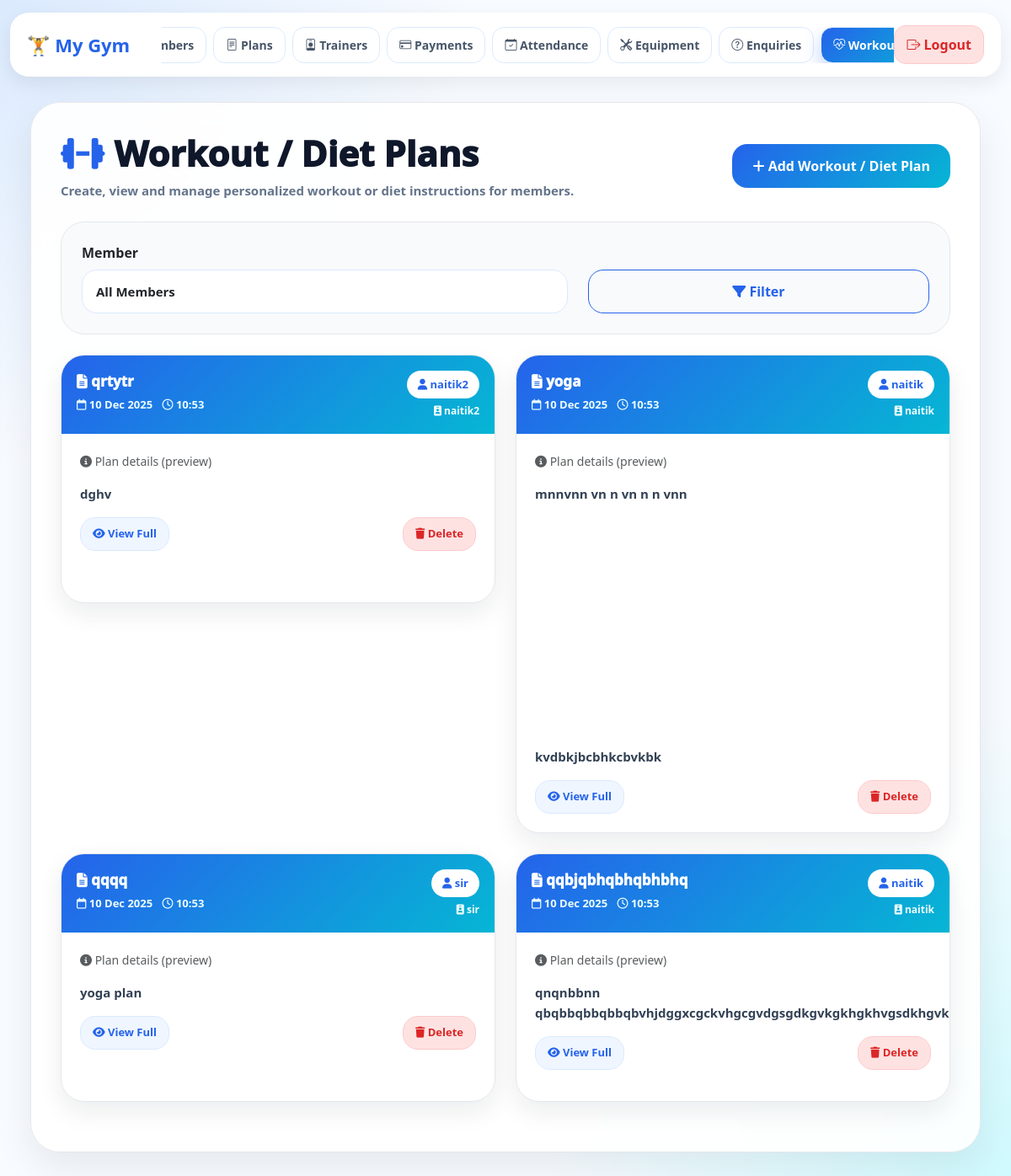
Page /adminworkoutplans/ on the committed database.
### Gym/models.py (models this page shows, shortened)
class workoutplan1(models.Model):
    wid=models.AutoField(primary_key=True)
    wname=models.CharField(max_length=50)
    wtitle=models.CharField(max_length=100)
    wdes=models.CharField(max_length=1000)

### Gym/views.py (the view)
# urls.py: path('adminworkoutplans/', views.adminworkoutplans, name='adminworkoutplans'),
def adminworkoutplans(request):
    members = gym_member.objects.all()
    member_name = request.GET.get('member')
    if member_name:
        adminworkoutplans = workoutplan1.objects.filter(wname=member_name)
    else:
        adminworkoutplans = workoutplan1.objects.all()
    return render(request, "adminworkoutplans.html", {
        "plans": adminworkoutplans,
        "members": members,
    })

### Gym/templates/adminworkoutplans.html (shortened to what this page needs)
{% load static %}
<!doctype html>
<html>
  <head>
    <link
      href="https://cdn.jsdelivr.net/npm/bootstrap@5.3.3/dist/css/bootstrap.min.css"
      rel="stylesheet"
    />
    <link
      href="https://cdnjs.cloudflare.com/ajax/libs/font-awesome/6.5.1/css/all.min.css"
      rel="stylesheet"
    />
    <link href="https://cdn.jsdelivr.net/npm/bootstrap@5.3.3/dist/css/bootstrap.min.css" rel="stylesheet">
    <link href="https://cdn.jsdelivr.net/npm/bootstrap-icons@1.11.3/font/bootstrap-icons.css" rel="stylesheet">
  </head>
  <body>
    <nav class="navbar navbar-expand-lg topbar">
      <div class="logo">🏋 My Gym</div>
      <div class="menu">
        <a href="{% url 'adminmember' %}"> Members</a>
        <a href="{% url 'adminplan' %}"><i class="bi bi-file-text"></i> Plans</a>
        <a href="{% url 'admintrainers' %}"><i class="bi bi-person-badge"></i> Trainers</a>
        <a href="{% url 'adminpayment' %}"><i class="bi bi-credit-card"></i> Payments</a>
        <a href="{% url 'adminattendance' %}"><i class="bi bi-calendar-check"></i> Attendance</a>
        <a href="{% url 'adminequipment' %}"><i class="bi bi-tools"></i> Equipment</a>
        <a href="{% url 'adminenquiries' %}"><i class="bi bi-question-circle"></i> Enquiries</a>
        <a class="nav-link active" href="{% url 'adminworkoutplans' %}"><i class="bi bi-heart-pulse"></i> Workout Plans</a>
    </div>
    <a href="{% url 'adminlogout' %}" class="logout-btn">
        <i class="bi bi-box-arrow-right"></i> Logout
    </a>
    </nav>
    <div class="page-card">
      <div class="d-flex justify-content-between align-items-center">
        <div>
          <h2 class="page-title">
            <i class="fa-solid fa-dumbbell"></i>
            Workout / Diet Plans
          </h2>
          <div class="page-desc">
            Create, view and manage personalized workout or diet instructions
            for members.
          </div>
        </div>
        <a href="{% url 'adminaddworkoutplans' %}" class="add-btn">
          <i class="fa-solid fa-plus"></i>
          Add Workout / Diet Plan
        </a>
      </div>
      <form method="get">
        <div class="filter-box">
          <div class="row">
            <div class="col-md-7">
              <label class="mb-2 fw-semibold">Member</label>
              <select class="form-select" name="member">
                <option value="">All Members</option>
              </select>
            </div>
            <div class="col-md-5">
              <label class="mb-2">&nbsp;</label>
              <button class="btn btn-outline-secondary w-100">
                <i class="fa-solid fa-filter"></i>
                Filter
              </button>
            </div>
          </div>
        </div>
      </form>
      <div class="row mt-4">
        {% for plan in plans %}
        <div class="col-lg-6 mb-4">
          <div class="plan-card">
            <div class="plan-header">
              <div class="d-flex justify-content-between">
                <div>
                  <div class="plan-title">
                    <i class="fa-solid fa-file-lines"></i>
                    {{ plan.wtitle }}
                  </div>
                  <div class="plan-meta">
                    <i class="fa-regular fa-calendar"></i>
                    10 Dec 2025
                    <i class="fa-regular fa-clock ms-2"></i>
                    10:53
                  </div>
                </div>
                <div class="text-end">
                  <div class="member-badge">
                    <i class="fa-solid fa-user"></i>
                    {{ plan.wname }}
                  </div>
                  <div class="member-small">
                    <i class="fa-solid fa-id-badge"></i>
                    {{ plan.wname|lower }}
                  </div>
                </div>
              </div>
            </div>
            <div class="plan-body">
              <div class="text-muted small mb-3">
                <i class="fa-solid fa-circle-info"></i>
                Plan details (preview)
              </div>
              <div class="plan-preview">{{ plan.wdes|truncatechars:200 }}</div>
              <div class="mt-3 d-flex justify-content-between">
                <button
                  class="btn view-btn"
                  data-bs-toggle="modal"
                  data-bs-target="#planModal{{ plan.id }}"
                >
                  <i class="fa-solid fa-eye"></i>
                  View Full
                </button>
                <a
                  href="/deleteworkoutplan/{{ plan.id }}/"
                  class="btn delete-btn"
                >
                  <i class="fa-solid fa-trash"></i>
                  Delete
                </a>
              </div>
            </div>
          </div>
        </div>
        {% empty %}
        <div class="col-12">
          <div class="alert alert-info text-center">No Workout Plans Found</div>
        </div>
        {% endfor %}
      </div>
    </div>
  </body>
</html>

### Gym/templates/adminworkoutplans.html (style rules this page uses)
* { margin:0; padding:0; box-sizing:border-box; font-family:'Segoe UI',sans-serif; }
body { min-height:100vh; background: radial-gradient(circle at top left,#dbeafe 0%,transparent 30%), radial-gradient(circle at bottom right,#cffafe 0%,transparent 30%), #f8fbff; }
.navbar { width: 98%; margin: 15px auto; background: #ffffff; border-radius: 22px; padding: 15px 20px; display: flex; align-items: center; justify-content: space-between; box-shadow: 0 8px 25px rgba(0, 0, 0, 0.08); }
.nav-link.active { background:linear-gradient(135deg,#2563eb,#06b6d4); color:white !important; box-shadow:0 10px 22px rgba(37,99,235,.28); }
.logo { display: flex; align-items: center; font-size: 22px; font-weight: 900; color: #2563eb; min-width: 160px; }
.menu { flex: 1; display: flex; justify-content: center; align-items: center; gap: 8px; flex-wrap: nowrap; white-space: nowrap; overflow-x: auto; scrollbar-width: none; }
.menu a { text-decoration: none; color: #475569; font-size: 14px; font-weight: 700; padding: 10px 14px; border: 1px solid #dbeafe; border-radius: 14px; background: #fff; transition: 0.3s; flex-shrink: 0; }
.logout-btn { background: #fee2e2; color: #dc2626; padding: 10px 14px; border-radius: 14px; text-decoration: none; font-weight: 700; border: 1px solid #fecaca; flex-shrink: 0; }
.page-card { width:94%; margin:30px auto; background:rgba(255,255,255,.92); backdrop-filter:blur(15px); border-radius:35px; padding:35px; box-shadow:0 18px 45px rgba(15,23,42,.08); border:1px solid #e5e7eb; }
.page-title { font-size:42px; font-weight:950; color:#0f172a; }
.page-title i { color:#2563eb; }
.page-desc { color:#64748b; font-size:15px; font-weight:700; margin-top:8px; }
.add-btn { background:linear-gradient(135deg,#2563eb,#06b6d4); color:white; border-radius:18px; padding:14px 24px; text-decoration:none; font-weight:900; transition:.3s; }
.filter-box { background:#f8fafc; border:1px solid #e5e7eb; border-radius:28px; padding:24px; margin-top:25px; }
.form-select { height:52px; border:1px solid #dbeafe; border-radius:18px; padding:0 16px; font-size:15px; font-weight:700; background:white; }
.btn-outline-secondary { height:52px; border-radius:18px !important; border:1px solid #2563eb !important; color:#2563eb !important; font-weight:900; }
.plan-card { background:white; border-radius:28px; overflow:hidden; border:1px solid #e5e7eb; box-shadow:0 12px 30px rgba(15,23,42,.08); transition:.3s; }
.plan-header { background:linear-gradient(135deg,#2563eb,#06b6d4); color:white; padding:18px; }
.plan-title { font-weight:950; font-size:17px; }
.plan-meta { font-size:13px; color:#ecfeff; margin-top:6px; font-weight:700; }
.member-badge { background:white; color:#2563eb; padding:7px 13px; border-radius:18px; font-size:13px; font-weight:900; }
.member-small { font-size:12px; color:#ecfeff; margin-top:6px; font-weight:700; }
.plan-body { padding:22px; min-height:200px; }
.plan-preview { color:#334155; white-space:pre-line; font-size:15px; font-weight:600; line-height:1.6; }
.view-btn { border:1px solid #dbeafe; background:#eff6ff; color:#2563eb; border-radius:18px; font-size:13px; font-weight:900; padding:9px 14px; }
.delete-btn { border:1px solid #fecaca; background:#fee2e2; color:#dc2626; border-radius:18px; font-size:13px; font-weight:900; padding:9px 14px; text-decoration:none; }

### rows in the picture
workoutplan1: wtitle "qrtytr", wname "naitik2", wdes "dghv"
workoutplan1: wtitle "yoga", wname "naitik", wdes "mnnvnn vn n vn n n vnn kvdbkjbcbhkcbvkbk"
workoutplan1: wtitle "qqqq", wname "sir", wdes "yoga plan"
workoutplan1: wtitle "qqbjqbhqbhqbhbhq", wname "naitik", wdes "qnqnbbnn…"
